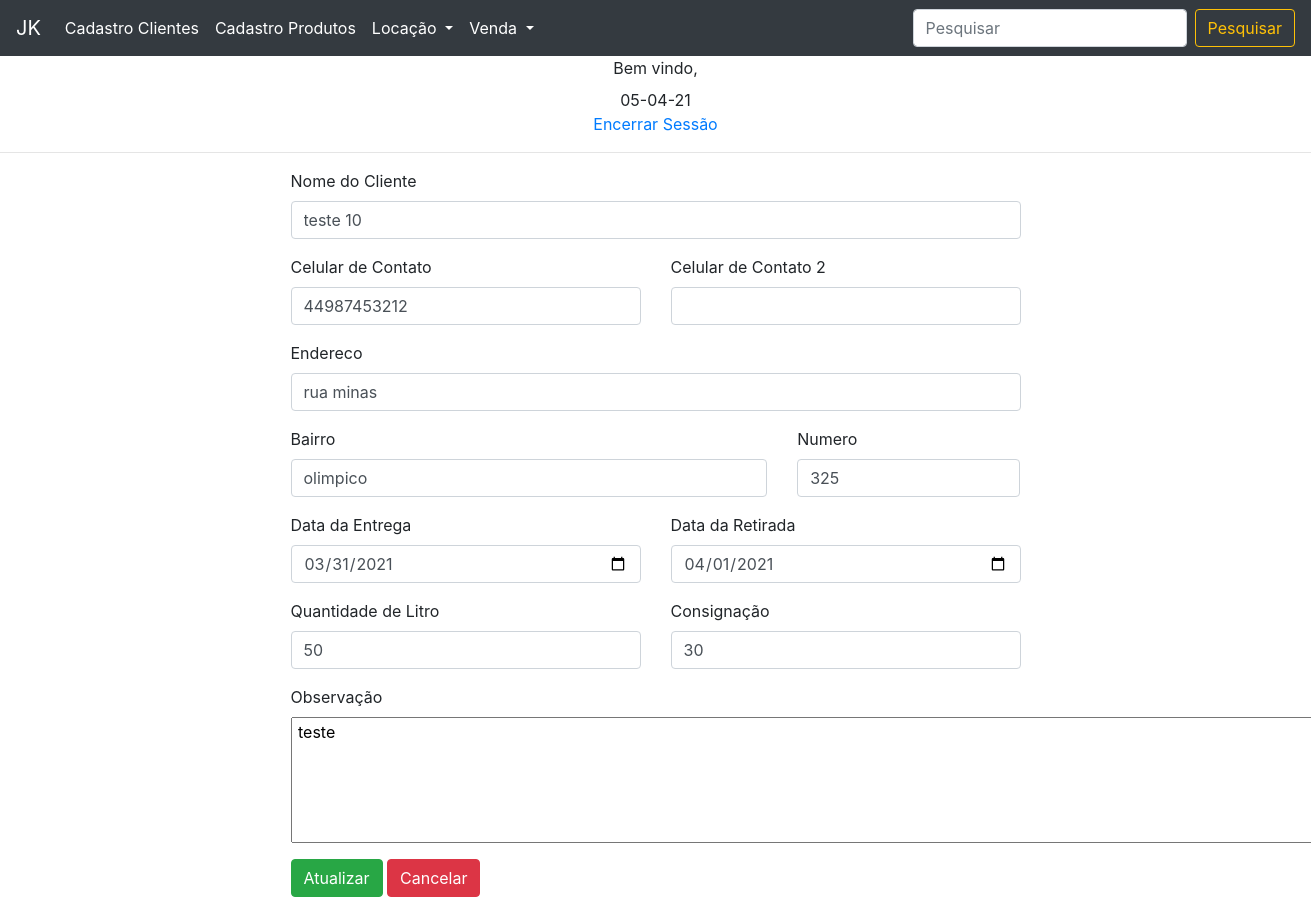
The app's page /jkphp/locacaoEditar.php?editar=9 with its own data.
### tables this page shows
CREATE TABLE `locacao` (
  `id` int(11) NOT NULL,
  `nome` varchar(80) NOT NULL,
  `celular` varchar(15) NOT NULL,
  `celular2` varchar(15) NOT NULL,
  `endereco` varchar(120) NOT NULL,
  `bairro` varchar(50) NOT NULL,
  `numero` varchar(6) NOT NULL,
  `data_entrega` date NOT NULL,
  `data_retirada` date NOT NULL,
  `qtd_litro` int(11) NOT NULL,
  `consignado` int(11) NOT NULL,
  `observacao` varchar(250) NOT NULL,
  `usuario_fk` varchar(20) NOT NULL
);

### jkphp/locacaoEditar.php (the view)
<body>
	<div align="center">
		<?php
			include("nav.php");
		?>
		<hr>
	</div>
	<?php
	    include("conecta.php");
	    $idlocacao = $_GET['editar'];
	    $sql = "SELECT * from locacao WHERE id = '$idlocacao'";
	    $query = $conn->query($sql);
	    while ($dados = $query->fetch_assoc()) {
	    	$id = $dados['id'];
	    	$nome = $dados['nome'];
	    	$celular= $dados['celular'];
	    	$celular2 = $dados['celular2'];
	    	$endereco = $dados['endereco'];
	    	$bairro = $dados ['bairro'];
	    	$numero = $dados['numero'];
	    	$data_entrega = $dados['data_entrega'];
	    	$data_retirada = $dados['data_retirada'];
	    	$qtd_litro = $dados['qtd_litro'];
	    	$consignado = $dados['consignado'];
	    	$obs = $dados['observacao'];
	    }
	?>
	<div class=" container">
					<div class="row">
						<div class="col-2"></div>
						<div class="col-8">
							<form method="POST" action ="atualizarLocacao.php" >
								<div class="form-group">
									<label for="nome">Nome do Cliente</label>
									<input type="text" name ="nome" class="form-control" id="nome"   value="<?php echo $nome;  ?>" >
								</div>
								<div class="form-group">
									<div class="row">
										<div class="col-6">
											<label for="celular">Celular de Contato</label>
											<input type="text"  name ="celular" class="form-control" id="celular" value ="<?php echo $celular;  ?>">
										</div>
										<div class="col-6">
											<label for="celular2">Celular de Contato 2</label>
											<input type="text"  name ="celular2" class="form-control" id="celular2" value="<?php echo $celular2;  ?>">
										</div>
									</div>
								</div>
								<div class="form-group">
									<label for="endereco">Endereco</label>
									<input type="text" name ="endereco" class="form-control" id="endereco" value="<?php echo $endereco;  ?>">
								</div>
								<div class="form-group">
									<div class="row">
										<div class="col-8">
											<label for="bairro">Bairro</label>
											<input type="text" name ="bairro" class="form-control" id="bairro" value="<?php echo $bairro;  ?>">
										</div>
										<div class="col-4">
											<label for="numero">Numero</label>
											<input type="text" name="numero" class="form-control" id="numero" value="<?php echo $numero;  ?>" >
										</div>
									</div>
								</div>
								<div class="form-group">
									<div class="row">
										<div class="col-6">
											<label for="data_entrega">Data da Entrega</label>
											<input type="date" name ="data_entrega" class="form-control" id="data_entrega" value="<?php echo $data_entrega;  ?>">
										</div>
										<div class="col-6">
											<label for="data_retirada">Data da Retirada</label>
											<input type="date" name ="data_retirada" class="form-control" id="data_retirada" value="<?php echo $data_retirada;  ?>">
										</div>
									</div>
								</div>
								<div class="form-group">
									<div class="row">
										<div class="col-6">
											<label for="qtdlitro">Quantidade de Litro</label>
											<input type="text" name="qtd_litro" class="form-control" id="qtdlitro" value="<?php echo $qtd_litro;  ?>">
										</div>
										<div class="col-6">
											<label for="consignacao">Consignação</label>
											<input type="text" name ="consignado" class="form-control" id="consignacao"  value="<?php echo $consignado;  ?>">
										</div>
									</div>
								</div>
								<div class="form-group">
									<label for="observacao">Observação</label>
									<textarea name="observacao" id="observacao" rows="5" cols="102" (...)> <?php echo $obs;  ?></textarea>
								</div>
								<button name ="atualizar_idlocacao" type="submit" class="btn btn-success"value="<?php echo $id;  ?>">Atualizar</button>
								<button name="cancelar" type="submit" class="btn btn-danger">Cancelar</button>
							</form>
						</div>
						<div class="col-2"></div>
					</div>
					</div>
</body>

### records on screen
locacao: nome "teste 10", celular "44987453212", endereco "rua minas", bairro "olimpico", numero "325", data_entrega "03/31/2021", data_retirada "04/01/2021", qtd_litro "50", consignado "30", observacao "teste"
